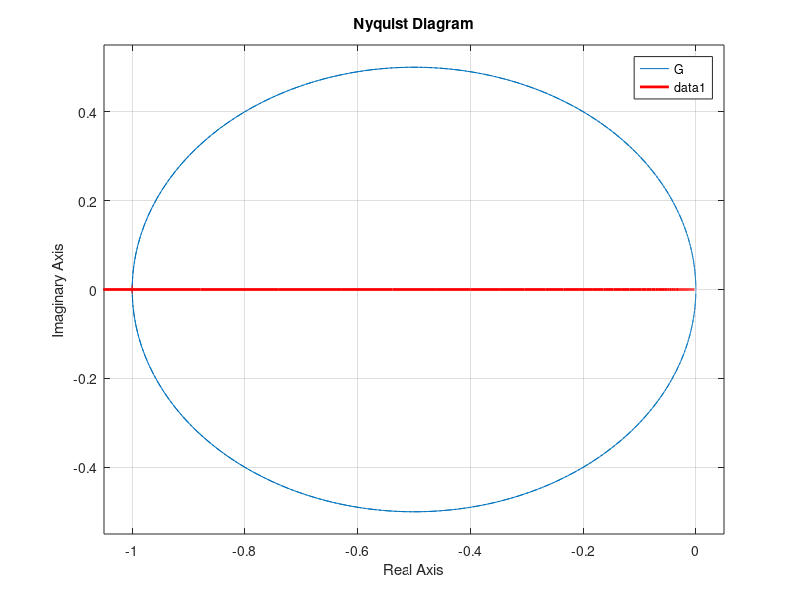

Write the MATLAB code that produced this figure.
s = tf("s");

G = s / (s^2 - s + 1);

nyquist(G);
hold on;
grid on;
clear;
clc;

a = linspace(0.0001, 5, 100);
N = 5 * a.^4 / 8;
P = -1 ./ N;
plot(real(P), imag(P), 'r', 'LineWidth', 2);